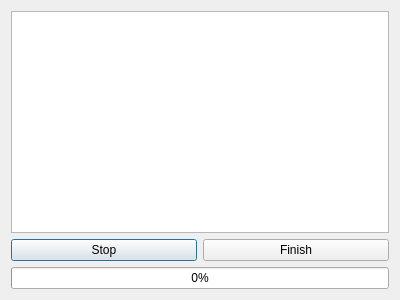
<?xml version="1.0" encoding="UTF-8"?>
<ui version="4.0">
 <class>LoadDialog</class>
 <widget class="QDialog" name="LoadDialog">
  <property name="geometry">
   <rect>
    <x>0</x>
    <y>0</y>
    <width>400</width>
    <height>300</height>
   </rect>
  </property>
  <property name="windowTitle">
   <string>Dialog</string>
  </property>
  <layout class="QGridLayout" name="gridLayout">
   <item row="1" column="0">
    <layout class="QHBoxLayout" name="horizontalLayout">
     <item alignment="Qt::AlignVCenter">
      <widget class="QPushButton" name="pushButton_2">
       <property name="text">
        <string>Stop</string>
       </property>
      </widget>
     </item>
     <item>
      <widget class="QPushButton" name="pushButton">
       <property name="text">
        <string>Finish</string>
       </property>
      </widget>
     </item>
    </layout>
   </item>
   <item row="4" column="0">
    <widget class="QProgressBar" name="progress_bar">
     <property name="value">
      <number>0</number>
     </property>
    </widget>
   </item>
   <item row="0" column="0">
    <widget class="QTextBrowser" name="textBrowser"/>
   </item>
  </layout>
 </widget>
 <resources/>
 <connections/>
</ui>
